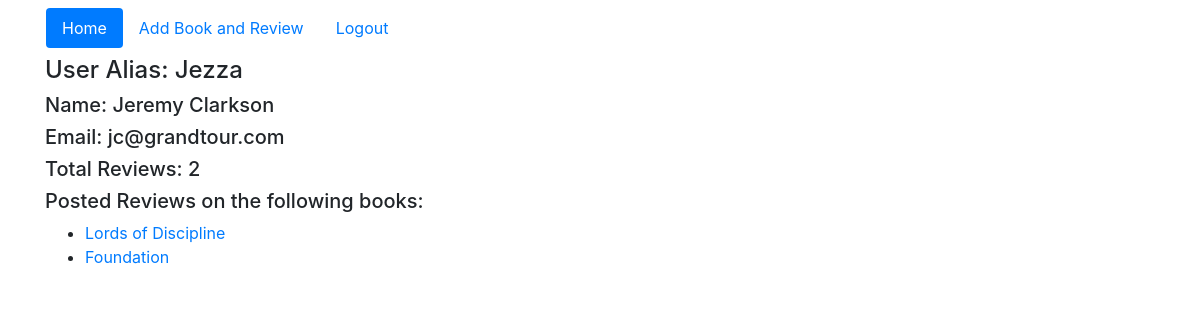
The page /users/1/ on the database its author committed.
### apps/review_book_app/models.py (models this page shows)
class User(models.Model):
    name = models.CharField(max_length=255)
    alias = models.CharField(max_length=255)
    email = models.CharField(max_length=255)
    password = models.CharField(max_length=255)
    created_at = models.DateTimeField(auto_now_add=True)
    update_at = models.DateTimeField(auto_now=True)
    objects = UserManager()

class Review(models.Model):
    reviewer = models.ForeignKey(User, related_name='user_review')
    book = models.ForeignKey(Book, related_name='review_of_book')
    content = models.TextField()
    rating = models.IntegerField()
    created_at = models.DateTimeField(auto_now_add=True)
    update_at = models.DateTimeField(auto_now=True)

class Book(models.Model):
    author = models.CharField(max_length=255)
    title = models.CharField(max_length=255)
    book_reviews = models.ManyToManyField(User, related_name='user_book_reviews')
    created_at = models.DateTimeField(auto_now_add=True)
    update_at = models.DateTimeField(auto_now=True)

### apps/review_book_app/views.py (the view)
# urls.py: url(r'^users/(?P<id>\d+)/$', views.user),
def user(request, id):
    user = User.objects.get(id=id)
    reviews = Review.objects.filter(reviewer=user)
    print(reviews)
    count = len(reviews)
    print(count)
    context = {
        'user': user,
        'reviews': reviews,
        'count': count,
    }
    return render (request, 'review_book_app/user.html', context)

### apps/review_book_app/templates/review_book_app/user.html (shortened to what this page needs)
<!doctype html>
<html lang="en">
<head>
    <link rel="stylesheet" href="../../static/review_book_app/css/bootstrap.css">
    <link rel="stylesheet" href="../../static/review_book_app/css/fontawesome-all.css">
</head>
<div class="container">
    <div class="row">
        <nav class="nav nav-pills navbar">
            <a class="nav-link active" href="/">Home</a>
            <a class="nav-link" href="/books/add">Add Book and Review</a>
            <a class="nav-link" href="/logout">Logout</a>
        </nav>
    </div>
    <div class="row">
        <div class="col-auto">
            <h4>User Alias: {{ user.alias }}</h4>
            <h5>Name: {{ user.name }}</h5>
            <h5>Email: {{ user.email }}</h5>
            <h5>Total Reviews: {{ count }} </h5>
            <h5>Posted Reviews on the following books:</h5>
            <ul class="list">
                {% for review in reviews %}
                    <li class="list-item">
                        <a href="/books/{{ review.book.id }}/">
                            {{ review.book.title }}
                        </a>
                    </li>
                {% endfor %}
            </ul>
        </div>
    </div>
</div>
</body>
</html>

### rows shown on the page
User: alias "Jezza", name "Jeremy Clarkson", email "jc@grandtour.com"
Review: book "Lords of Discipline"
Review: book "Foundation"

### other values the page prints
{{ count }} "2"
